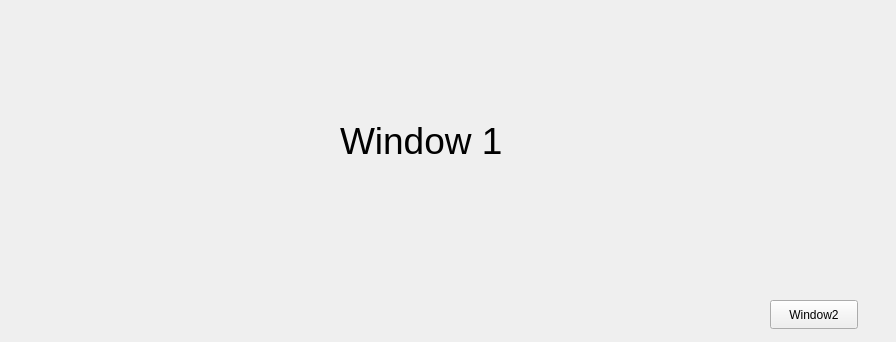
<?xml version="1.0" encoding="UTF-8"?>
<ui version="4.0">
 <class>Form</class>
 <widget class="QWidget" name="Form">
  <property name="geometry">
   <rect>
    <x>0</x>
    <y>0</y>
    <width>896</width>
    <height>342</height>
   </rect>
  </property>
  <property name="windowTitle">
   <string>Form</string>
  </property>
  <widget class="QPushButton" name="btn_1">
   <property name="geometry">
    <rect>
     <x>770</x>
     <y>300</y>
     <width>88</width>
     <height>29</height>
    </rect>
   </property>
   <property name="text">
    <string>Window2</string>
   </property>
  </widget>
  <widget class="QLabel" name="label">
   <property name="geometry">
    <rect>
     <x>340</x>
     <y>100</y>
     <width>181</width>
     <height>81</height>
    </rect>
   </property>
   <property name="font">
    <font>
     <pointsize>28</pointsize>
    </font>
   </property>
   <property name="text">
    <string>Window 1</string>
   </property>
  </widget>
 </widget>
 <resources/>
 <connections/>
</ui>
